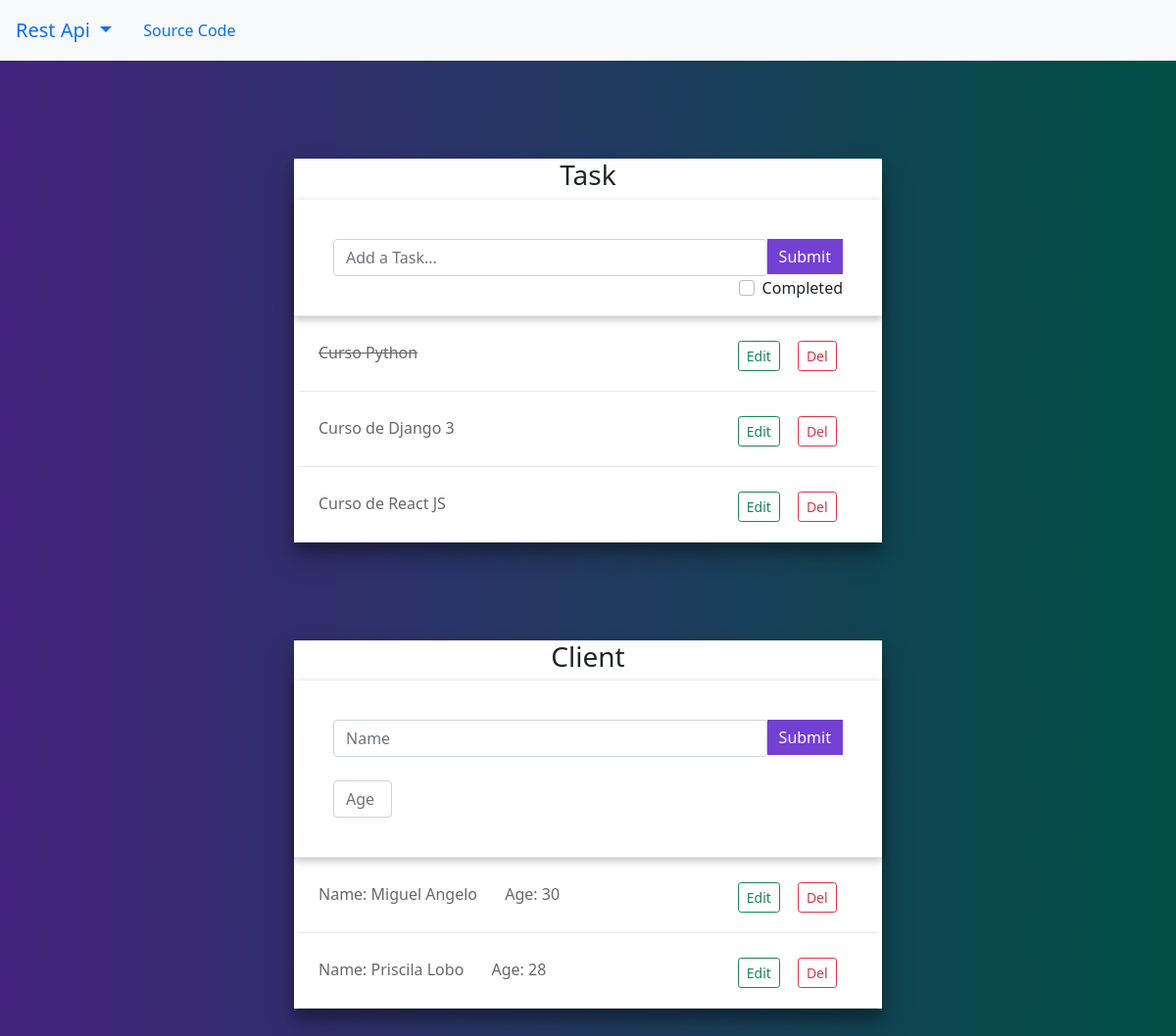
The app's page /, older data.
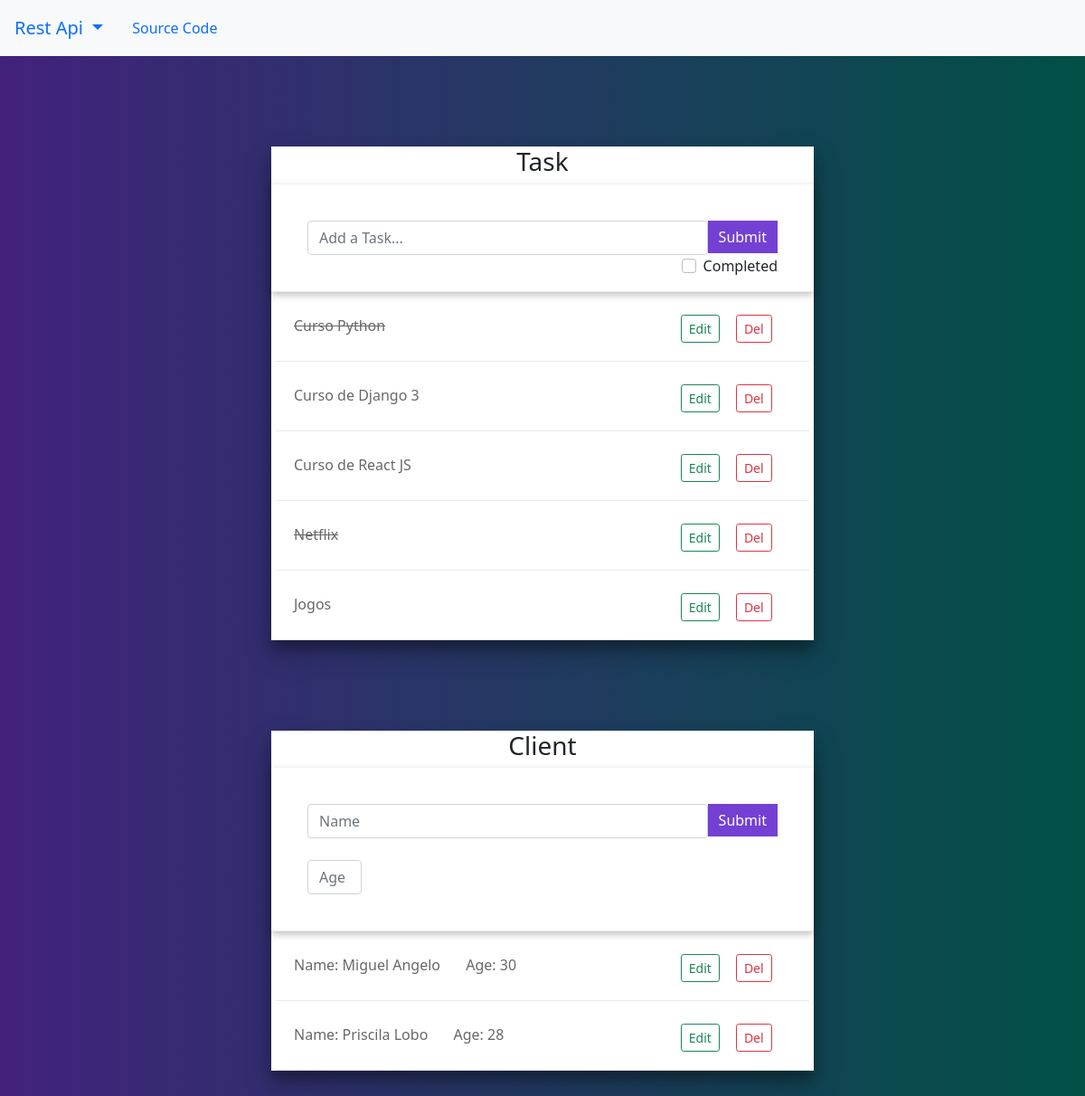
The same page, newer data.
### api/models.py (models this page shows, shortened)
class Task(models.Model):
    title = models.CharField(max_length=200)
    completed = models.BooleanField(default=False)

class Client(models.Model):
    name = models.CharField(max_length=50)
    age = models.IntegerField()

### frontend/views.py (the view)
# urls.py: path('',home_page, name='home'),
def home_page(request):
    task = Task.objects.all()
    client = Client.objects.all()
    data = {
        'task': task,
        'client':client
    }
    return render(request,'home.html', data)

### frontend/templates/home.html (shortened to what this page needs)
{%extends 'base.html'%}
{%block content%}
    {%include 'task_painel.html'%}
    {%include 'client_painel.html'%}
{%endblock%}

### frontend/templates/task_painel.html (shortened to what this page needs)
<div class="container">
    <div id="task-container">
        <h3 align="center">Task</h3>
        <div id="form-wrapper">
            <form id="form" method="POST" action="{%url 'create_task'%}">
                <div class="flex-wrapper">
                    <div style="flex: 6">
                        <input class="form-control" type="text" name="title" placeholder="Add a Task...">
                    </div>
                    <div style="flex: 1">
                        <input id="submit" class="btn" type="submit">
                    </div>
                </div>
                <div class="form-check" style="float:right">
                    <input type="checkbox" class="form-check-input" name='completed' id="">
                    <label class="form-check-label" for="xxx">Completed</label>
                </div>
            </form>
        </div>
        {%if task%}
        {%for dados in task %}
        <div id="data-row-${i}" class="task-wrapper flex-wrapper">
            {%if dados.completed%}
            <div style="flex:7">
                <strike class="title">{{dados.title}}</strike>
            </div>
            {%else%}
            <div style="flex:7">
                <span class="title">{{dados.title}}</span>
            </div>
            {%endif%}
            <div style="flex:1">
                <a href='./api/task/{{dados.id}}'>
                    <button class="btn btn-sm btn-outline-success edit">
                        Edit
                    </button>
                </a>
            </div>
            <div style="flex:1">
                <a href = "{%url 'delete_task' dados.id%}">
                    <button class="btn btn-sm btn-outline-danger delete">
                        Del
                    </button>
                </a>
            </div>
        </div>
        {%endfor%}
        {%else%}
        <div id="data-row-${i}" class="task-wrapper flex-wrapper">
            <span class="title">Don't have task yet...</span>
        </div>
        {%endif%}
    </div>
</div>

### frontend/templates/client_painel.html (shortened to what this page needs)
<div class="container">
    <div id="task-container">
        <h3 align="center">Client</h3>
        <div id="form-wrapper">
            <form id="form" method="POST" action="{%url 'create_client'%}">
                <div class="flex-wrapper">
                    <div style="flex: 6">
                        <input class="form-control" type="text" name="name" placeholder="Name">
                    </div>
                    <div style="flex: 1">
                        <input id="submit" class="btn" type="submit">
                    </div>
                </div>
                <br>
                <div style="width:60px;">
                    <input class="form-control" type="text" name="age" placeholder="Age">
                </div>
            </form>
        </div>
        {%if client%}
        {%for dados in client %}
        <div id="data-row-${i}" class="task-wrapper flex-wrapper">
            <div style="flex:7">
                Name: <span class="title">{{dados.name}}</span>&ensp;&ensp;&ensp;
                Age: <span class="title">{{dados.age}}</span>
            </div>
            <div style="flex:1">
                <a href='./api/client/{{dados.id}}'>
                    <button class="btn btn-sm btn-outline-success edit">
                        Edit
                    </button>
                </a>
            </div>
            <div style="flex:1">
                <a href = "{%url 'delete_client' dados.id%}">
                    <button class="btn btn-sm btn-outline-danger delete">
                        Del
                    </button>
                </a>
            </div>
        </div>
        {%endfor%}
        {%else%}
        <div id="data-row-${i}" class="task-wrapper flex-wrapper">
            <span class="title">Don't have clients yet...</span>
        </div>
        {%endif%}
    </div>
</div>

Row changes from the older to the newer data that the page shows:
added Task: title "Netflix"
added Task: title "Jogos"
